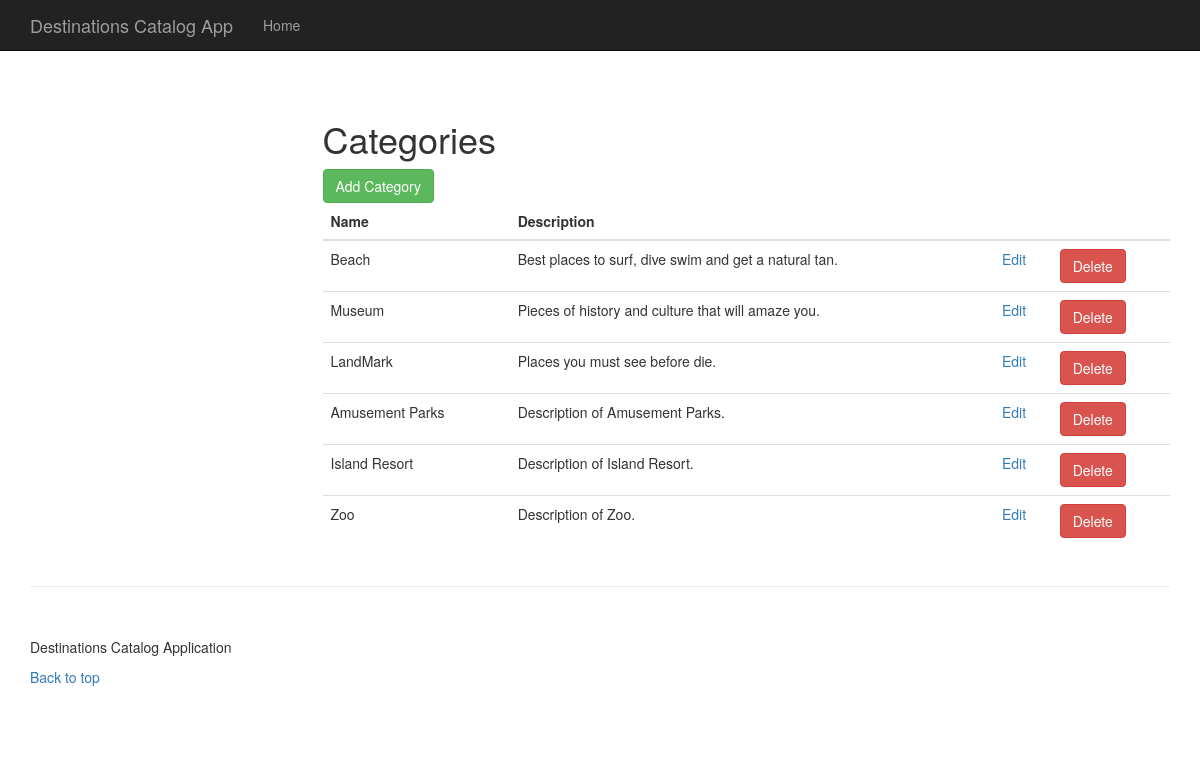
The page /categories on the database its author committed.
### itemCatalog/models.py (models this page shows, shortened)
class Category(db.Model):
    id = db.Column(db.Integer, primary_key=True)
    name = db.Column(db.String(80), unique=True, nullable=False)
    description = db.Column(db.Text())
    items = db.relationship('Item', backref = "category", lazy = "dynamic")

### itemCatalog/views.py (the view)
@app.route('/categories')
def listCategories():
    cats = Category.query.all()
    return render_template('categories.html', categories=cats)

### itemCatalog/templates/categories.html (shortened to what this page needs)
{% extends "mainLayout.html" %}
{% block content %}
    <h1>Categories</h1>
    <a class="btn btn-success" href="{{ url_for('.newCategory') }}">Add Category</a>
    <div class="table-responsive">
        <table class="table table-hover">
            <thead>
                <tr>
                    <th>Name</th>
                    <th>Description</th>
                    <th></th>
                    <th></th>
                </tr>
            </thead>
            <tbody>
                {% for cat in categories %}
                    <tr>
                        <td>{{ cat.name }}</td>
                        <td>{{ cat.description }}</td>
                        <td><a href="{{ url_for('.editCategory', category_id=cat.id) }}">Edit</a></td>
                        <td>
                            <form method="POST" action="{{ url_for('.deleteCategory', category_id=cat.id) }}">
                                <button type="submit" class="btn btn-danger">Delete</button>
                            </form>
                        </td>
                    </tr>
                {% endfor %}
            </tbody>
        </table>
    </div>
{% endblock %}

### itemCatalog/templates/mainLayout.html (shortened to what this page needs)
<!DOCTYPE html>
<html lang="en">
<head>
    <link href="{{url_for('static', filename='css/bootstrap.min.css')}}" rel="stylesheet">
    <link href="{{url_for('static', filename='css/styles.css')}}" rel="stylesheet">
</head>
<body>
    <nav class="navbar navbar-inverse navbar-fixed-top" role="navigation">
        <div class="container">
            <div class="navbar-header">
                <a class="navbar-brand" href="{{ url_for('.home') }}">Destinations Catalog App</a>
            </div>
            <div class="collapse navbar-collapse" id="ictlog-navbar-collapse">
                <ul class="nav navbar-nav">
                    <li>
                        <a href="#">Home</a>
                    </li>
                </ul>
            </div>
        </div>
    </nav>
    <div class="container">
        <dir class="row">
            <div class="col-lg-12">
            </div>
        </dir>
        <div class="row">
            <div class="col-md-3">
            </div>
            <div class="col-md-9">
                {% block content %}
                {% endblock %}
            </div>
        </div>
        <hr>
        <footer>
            <div class="row">
                <div class="col-lg-12">
                    <p>Destinations Catalog Application</p>
                    <p><a href="#">Back to top</a></p>
                </div>
            </div>
        </footer>
    </div>
</body>
</html>

### itemCatalog/static/css/styles.css (style rules this page uses)
body { padding-top: 70px; }
footer { margin: 50px 0; }

### rows shown on the page
Category: name "Beach", description "Best places to surf, dive swim and get a natural tan."
Category: name "Museum", description "Pieces of history and culture that will amaze you."
Category: name "LandMark", description "Places you must see before die."
Category: name "Amusement Parks", description "Description of Amusement Parks."
Category: name "Island Resort", description "Description of Island Resort."
Category: name "Zoo", description "Description of Zoo."
